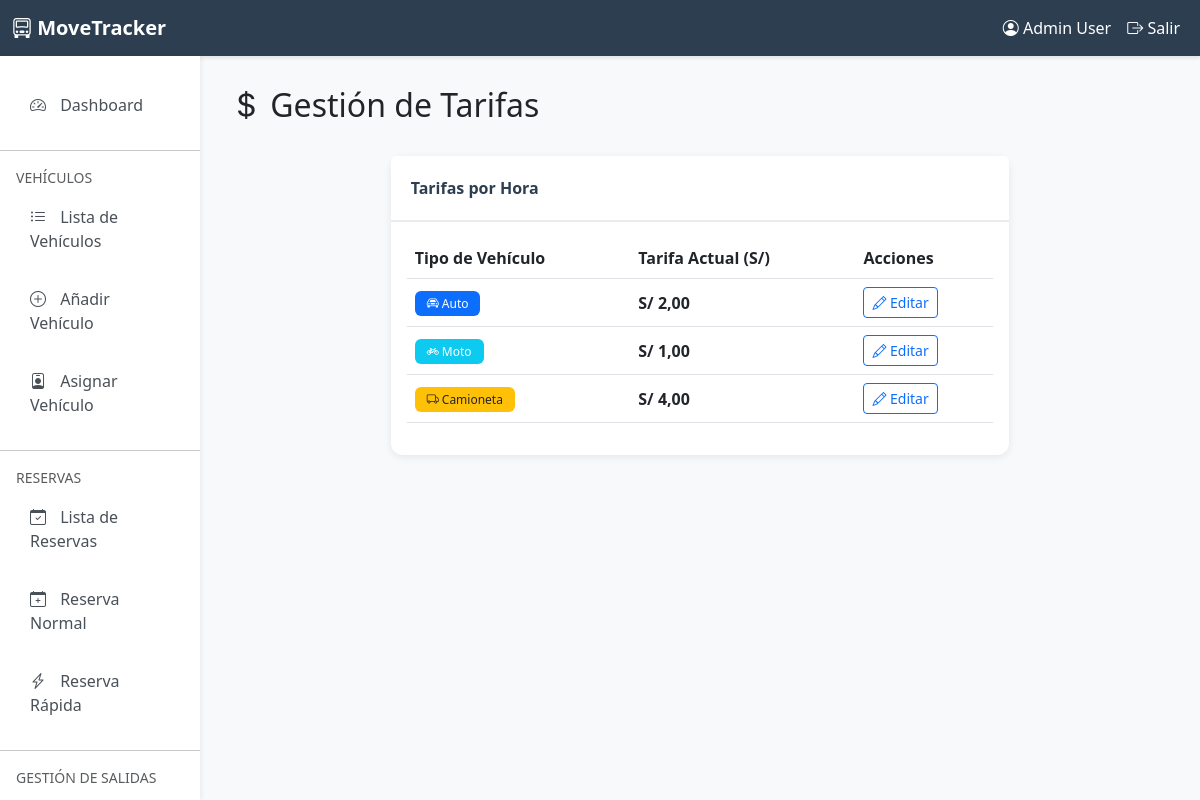
The app's page /parking/configuration/tariffs/ (signed in), older data.
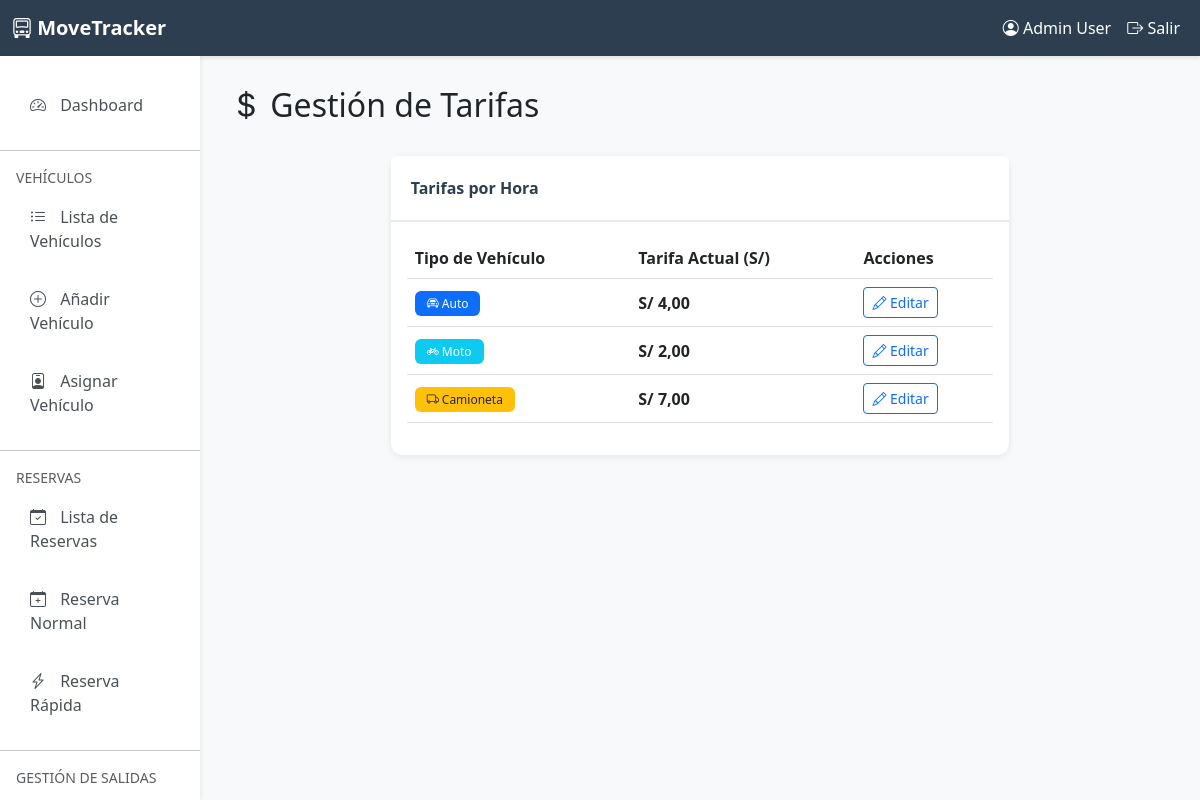
The same page, newer data.
### parking/models.py (models this page shows, shortened)
class VehicleTariff(models.Model):
    vehicle_type = models.CharField(
        max_length=20,
        choices=VehicleType.choices,
        unique=True,
        verbose_name='Tipo de Vehículo'
    )
    rate_per_hour = models.DecimalField(
        max_digits=10,
        decimal_places=2,
        validators=[MinValueValidator(0)],
        verbose_name='Tarifa por Hora (S/)',
        help_text='Costo por hora de estacionamiento en Soles'
    )
    custom_name = models.CharField(
        max_length=50,
        blank=True,
        verbose_name='Nombre Personalizado',
        help_text='Nombre para mostrar en lugar del tipo por defecto (ej: "Sedan" en vez de "Auto")'
    )
    description = models.CharField(
        max_length=100,
        blank=True,
        verbose_name='Descripción',
        help_text='Nombre personalizado para mostrar en la tarifa (opcional)'
    )
    is_active = models.BooleanField(default=True, verbose_name='Tarifa Activa')
    created_at = models.DateTimeField(auto_now_add=True, verbose_name='Fecha de Creación')
    updated_at = models.DateTimeField(auto_now=True, verbose_name='Última Actualización')
    class Meta:
        verbose_name = 'Tarifa de Vehículo'
        verbose_name_plural = 'Tarifas de Vehículos'
        ordering = ['vehicle_type']

### parking/views.py (the view, shortened to what this page needs)
# urls.py: path('configuration/tariffs/', views.tariff_list, name='tariff_list'),
@login_required
@user_passes_test(lambda u: u.is_superuser or (u.groups.filter(name='admin').exists()), login_url='user:login')
def tariff_list(request):
    tariffs = VehicleTariff.objects.filter(is_active=True)
    context = {
        'tariffs': tariffs,
        'title': 'Gestión de Tarifas'
    }
    return render(request, 'parking/tariff_list.html', context)

### parking/templates/parking/tariff_list.html (shortened to what this page needs)
{% extends 'parking/base.html' %}
{% block content %}
<div class="row mb-4">
    <div class="col-12">
        <h2><i class="bi bi-currency-dollar"></i> {{ title }}</h2>
    </div>
</div>
<div class="row">
    <div class="col-md-8 mx-auto">
        <div class="card">
            <div class="card-header">
                Tarifas por Hora
            </div>
            <div class="card-body">
                <div class="table-responsive">
                    <table class="table table-hover align-middle">
                        <thead>
                            <tr>
                                <th>Tipo de Vehículo</th>
                                <th>Tarifa Actual (S/)</th>
                                <th>Acciones</th>
                            </tr>
                        </thead>
                        <tbody>
                            {% for tariff in tariffs %}
                                <tr>
                                    <td>
                                        {% if tariff.vehicle_type == 'CAR' %}
                                            <span class="badge bg-primary">
                                                <i class="bi bi-car-front"></i> {{ tariff.custom_name|default:tariff.get_vehicle_type_display }}
                                            </span>
                                        {% elif tariff.vehicle_type == 'TRUCK' %}
                                            <span class="badge bg-warning text-dark">
                                                <i class="bi bi-truck"></i> {{ tariff.custom_name|default:tariff.get_vehicle_type_display }}
                                            </span>
                                        {% else %}
                                            <span class="badge bg-info">
                                                <i class="bi bi-bicycle"></i> {{ tariff.custom_name|default:tariff.get_vehicle_type_display }}
                                            </span>
                                        {% endif %}
                                    </td>
                                    <td>
                                        <strong>S/ {{ tariff.rate_per_hour }}</strong>
                                    </td>
                                    <td>
                                        <button type="button"
                                                class="btn btn-sm btn-outline-primary"
                                                data-bs-toggle="modal"
                                                data-bs-target="#editTariffModal{{ tariff.id }}">
                                            <i class="bi bi-pencil"></i> Editar
                                        </button>
                                    </td>
                                </tr>
                            {% endfor %}
                        </tbody>
                    </table>
                </div>
            </div>
        </div>
    </div>
</div>
{% endblock %}

Row changes from the older to the newer data that the page shows:
changed VehicleTariff "Auto": rate_per_hour "2,00" → "4,00"
changed VehicleTariff "Moto": rate_per_hour "1,00" → "2,00"
changed VehicleTariff "Camioneta": rate_per_hour "4,00" → "7,00"
